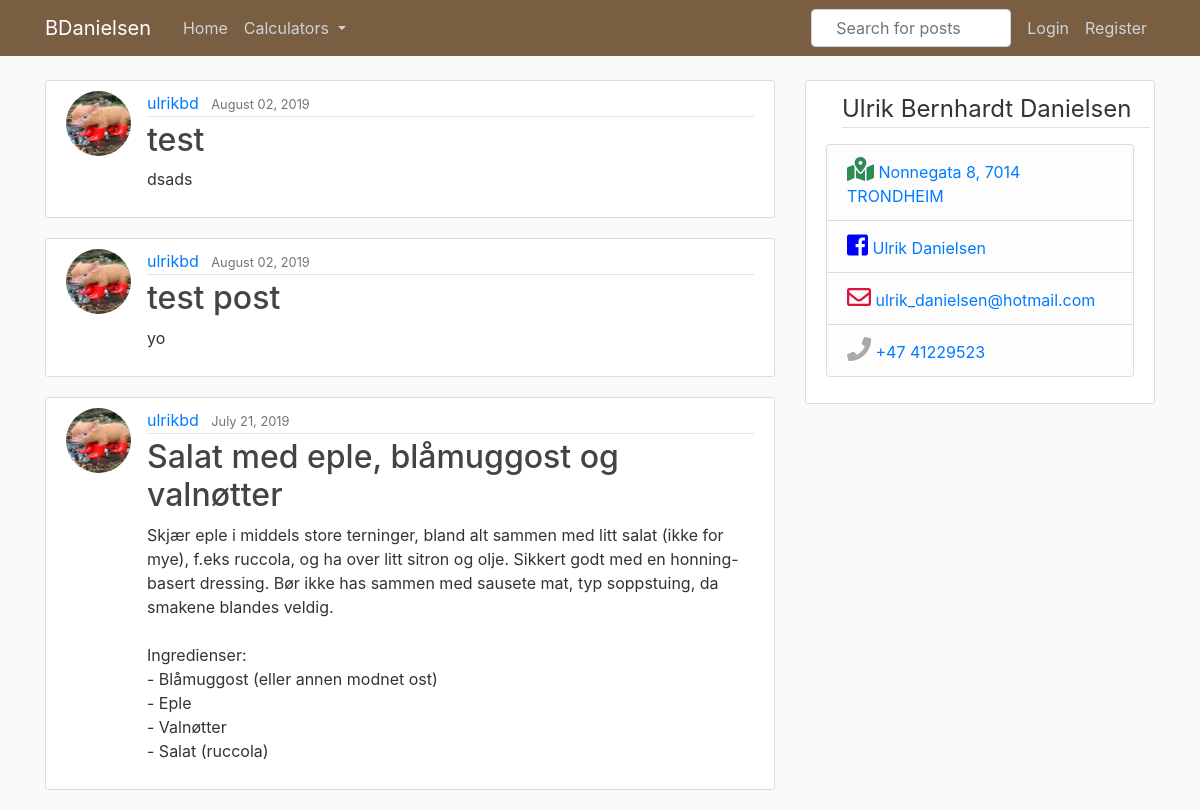
The app's page /, older data.
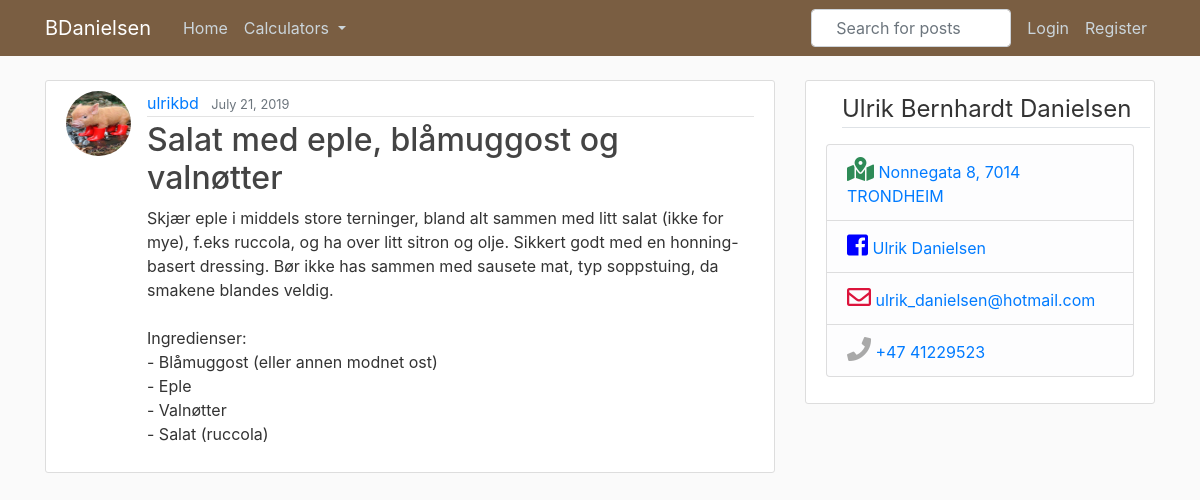
The same page, newer data.
### blog/models.py (models this page shows, shortened)
class Post(models.Model):
    title = models.CharField(max_length=100)
    content = models.TextField()
    date_posted = models.DateTimeField(default=timezone.now)
    author = models.ForeignKey(User, on_delete=models.CASCADE)

### users/models.py (models this page shows, shortened)
class Profile(models.Model):
    user = models.OneToOneField(User, on_delete=models.CASCADE)
    image = models.ImageField(default='default.jpg', upload_to='profile_pics')

### blog/views.py (the view)
# urls.py: path('', PostListView.as_view(), name='blog-home'),
class PostListView(ListView):
    model = Post
    template_name = 'blog/home.html'
    context_object_name = 'posts'
    ordering = ['-date_posted']
    paginate_by = 5

### blog/templates/blog/home.html (shortened to what this page needs)
{% extends 'blog/base.html' %}
{% block content %}
    {% for post in posts %}
    <article class="media content-section">
      <img class='rounded-circle article-img' src="{{ post.author.profile.image.url }}">
      <div class="media-body">
        <div class="article-metadata">
          <a class="mr-2" href="{% url 'user-posts' post.author.username %}">{{ post.author }}</a>
          <small class="text-muted">{{ post.date_posted|date:'F d, Y' }}</small>
        </div>
        <h2><a class="article-title" href="{% url 'post-detail' post.id %}">{{ post.title }}</a></h2>
        <p class="article-content"> {{ post.content }} </p>
      </div>
    </article>
    {% endfor %}
{% endblock content %}

### blog/templates/blog/base.html (shortened to what this page needs)
{% load static %}
<!DOCTYPE html>
<html lang="en">
<head>
  <link rel="stylesheet" href="https://stackpath.bootstrapcdn.com/bootstrap/4.3.1/css/bootstrap.min.css">
  <link rel="stylesheet" type="text/css" href="{% static 'blog/main.css' %}">
  <link rel="stylesheet" href="https://use.fontawesome.com/releases/v5.7.0/css/all.css">
</head>
<body>
  <header class="site-header">
    <nav class="navbar navbar-expand-md navbar-dark bg-steel fixed-top" style="width: 100%">
      <div class="container">
        <a class="navbar-brand mr-4" href="{% url 'blog-home' %}">BDanielsen</a>
        <div class="collapse navbar-collapse" id="navbarToggle">
          <div class="navbar-nav mr-auto" style="max-width: 1400px">
            <a class="nav-item nav-link" href="{% url 'blog-home' %}">Home</a>
            <li class="nav-item dropdown">
              <a class="nav-link dropdown-toggle" href="#" data-toggle="dropdown">
                Calculators
              </a>
            </li>
          </div>
          <div class="navbar-nav">
            {% if user.is_authenticated %}
            <form id='searchform' class="form-inline" action="{% url 'search' %}" method="get">
              <input class="form-control pl-4 mr-sm-2" type="text" name="q" placeholder="Search for posts" aria-label="Search" style="width: 300px; outline: none; box-shadow: none; border: none">
            </form>
            <a class="nav-item nav-link" href="{% url 'post-create' %}">New Post</a>
            <a class="nav-item nav-link" href="{% url 'profile' %}">Profile</a>
            <a class="nav-item nav-link" href="{% url 'logout' %}">Logout</a>
            {% else %}
            <form id='searchform' class="form-inline" action="{% url 'search' %}" method="get">
              <input class="form-control pl-4 mr-sm-2" type="text" name="q" placeholder="Search for posts" aria-label="Search" style="width: 200px">
            </form>
            <a class="nav-item nav-link" href="{% url 'login' %}">Login</a>
            <a class="nav-item nav-link" href="{% url 'register' %}">Register</a>
            {% endif %}
          </div>
        </div>
      </div>
    </nav>
  </header>
  <main role="main" class="container">
    <div class="row">
      <div class="col-md-8">
        {% block content %}{% endblock %}
      </div>
      <div class="col-md-4">
        <div class="content-section">
          <legend class="ml-3 border-bottom">Ulrik Bernhardt Danielsen</legend>
          <p class='text-muted'>
            <ul class="list-group">
              <li class="list-group-item list-group-item-light"><a href="https://www.google.com/maps/place/Nonnegata+8,+7014+Trondheim/data=!4m2!3m1!1s0x466d31a1fe48f901:0xd5cc5284f70f18f7?sa=X&ved=2ahUKEwiLwKi708rjAhVkposKHR4CCTMQ8gEwAHoECAoQAQ">
                  <i class="fas fa-map-marked-alt" style="font-size: x-large; color: #2E8B57"></i> Nonnegata 8, 7014 TRONDHEIM
                </a></li>
              <li class="list-group-item list-group-item-light"><a href="https://www.facebook.com/DJUllee">
                  <i class="fab fa-facebook-square" style="font-size: x-large;color: blue"></i> Ulrik Danielsen</a></li>
              <li class="list-group-item list-group-item-light"><a href="mailto: ulrik_danielsen@hotmail.com">
                  <i class="far fa-envelope" style="font-size: x-large; color: crimson"></i> ulrik_danielsen@hotmail.com</a></li>
              <li class="list-group-item list-group-item-light"><a href="tel:+47-41229523">
                  <i class="fas fa-phone" style="font-size: x-large; color: darkgrey"></i> +47 41229523</a></li>
            </ul>
          </p>
        </div>
      </div>
    </div>
  </main>
</body>
</html>

### blog/static/blog/main.css (style rules this page uses)
body { background: #fafafa; color: #333333; margin-top: 5rem; }
h1, h2, h3, h4, h5, h6 { color: #444444; }
ul { margin: 0; }
.bg-steel { background-color: #7a5e42; }
.site-header .navbar-nav .nav-link { color: #cbd5db; }
.content-section { background: #ffffff; padding: 10px 20px; border: 1px solid #dddddd; border-radius: 3px; margin-bottom: 20px; }
.article-title { color: #444444; }
.article-content { white-space: pre-line; max-height: 15rem; overflow: hidden; }
.article-img { height: 65px; width: 65px; margin-right: 16px; }
.article-metadata { padding-bottom: 1px; margin-bottom: 4px; border-bottom: 1px solid #e3e3e3 }

Row changes from the older to the newer data that the page shows:
removed Post: author.profile.image (picture), author "ulrikbd", date_posted "August 02, 2019", title "test", content "dsads"
removed Post: author.profile.image (picture), author "ulrikbd", date_posted "August 02, 2019", title "test post", content "yo"
